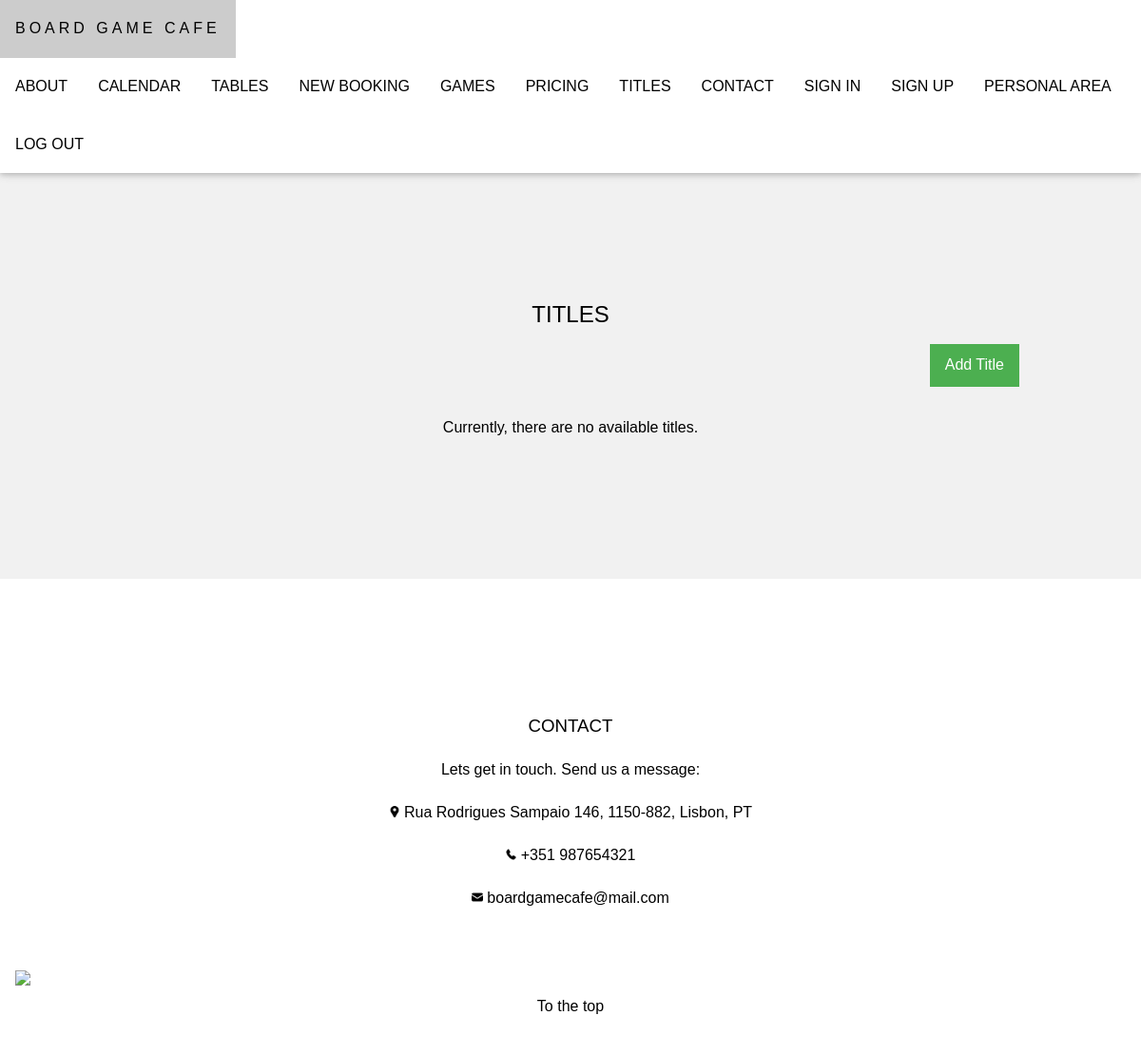
The app's page /boardgamecafe/titles, older data.
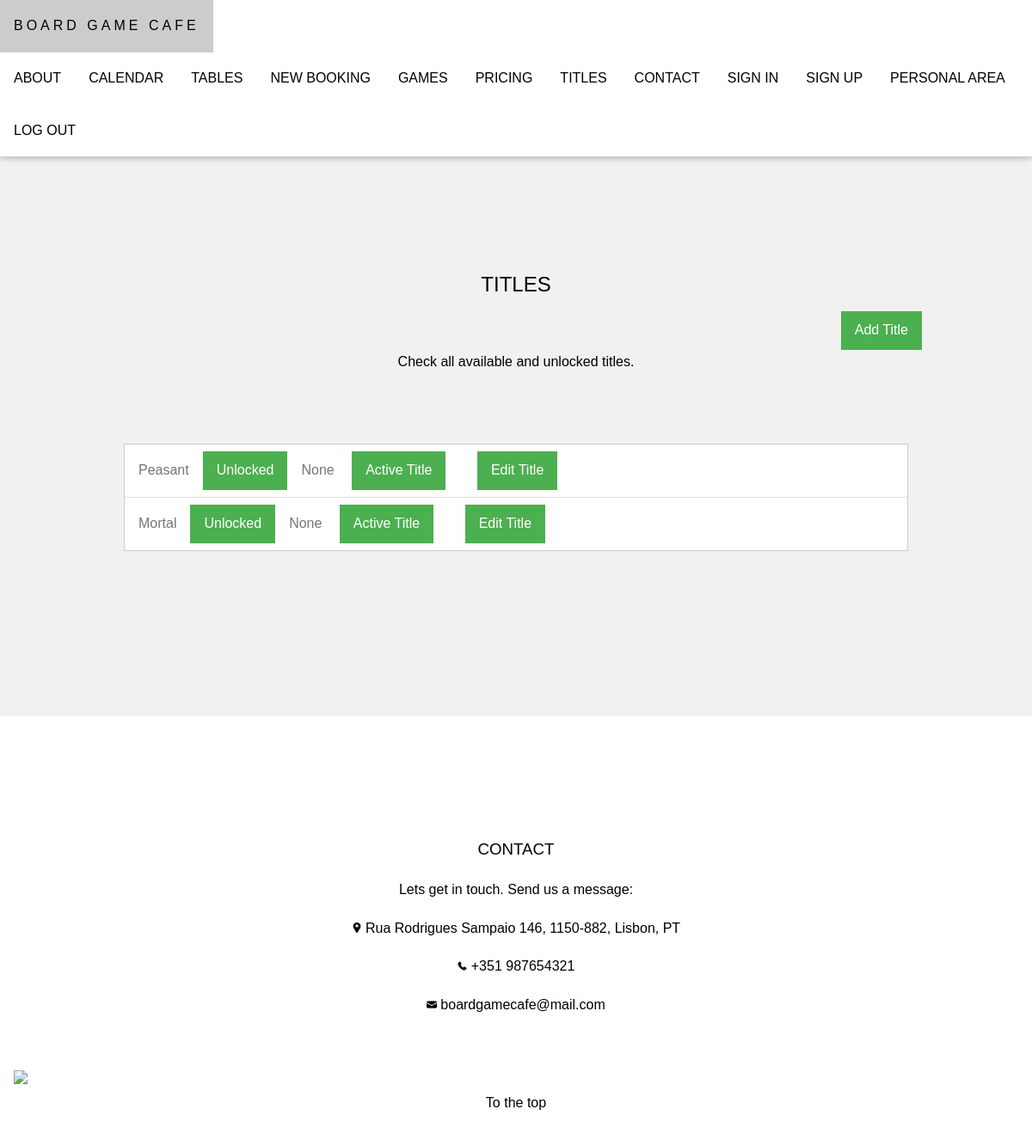
The same page, newer data.
### boardgamecafe/models.py (models this page shows)
class Title(models.Model):
    designation = models.CharField(max_length=50)
    unlock_conditions = models.TextField()
    log_is_active = models.BooleanField()
    log_date_created = models.DateTimeField()
    log_date_last_update = models.DateTimeField()

### boardgamecafe/views.py (the view)
# urls.py: path('titles', views.titles, name='titles'),
def titles(request):
    if Title.objects.all().count() > 0:
        titles = Title.objects.all()
        return render(request, 'boardgamecafe/titles.html', {'titles': titles})
    return render(request, 'boardgamecafe/titles.html')

### boardgamecafe/templates/boardgamecafe/titles.html
{% extends "boardgamecafe/template.html" %}
{% load static %}
{% block content %}
<section class="w3-light-grey w3-center w3-container" style="padding:128px">
    <h1>TITLES</h1>
    <a class="w3-green w3-button w3-center w3-right" href="{%  url 'boardgamecafe:addtitle' %}">Add Title</a>
    <br>
    {% if titles %}
    <p> Check all available and unlocked titles.</p>
    <div class="w3-container w3-content w3-padding-64 w3-center" >
        <ul class="w3-ul w3-border w3-white w3-text-grey">
            {%  for title in titles %}
            <li class="w3-padding w3-left-align">
                {{  title.designation }}<span class="w3-tag w3-green w3-margin-left w3-margin-right">Unlocked</span>{{  title.unlock_conditions }}
                {% if title.log_is_active %}
                    <span class="w3-tag w3-green w3-margin-left w3-margin-right">Active Title</span>
                {% else %}
                    <span class="w3-tag w3-red w3-margin-left w3-margin-right">Inactive Title</span>
                {% endif %}
                <a class="w3-green w3-button w3-right-align w3-margin-left w3-margin-right" href="{%  url 'boardgamecafe:edittitle' title.id %}">Edit Title</a>
            </li>
            {% endfor %}
        </ul>
    </div>
    {% else %}
        <br>
        <p id="no_titles"> Currently, there are no available titles. </p>
    {%  endif %}
</section>
{% endblock %}

Row changes from the older to the newer data that the page shows:
added Title: designation "Peasant", unlock_conditions "None", log_is_active "Active Title"
added Title: designation "Mortal", unlock_conditions "None", log_is_active "Active Title"
Text that changed along with them:
text no longer shown: "Currently, there are no available titles."
text now shown: "Check all available and unlocked titles."
